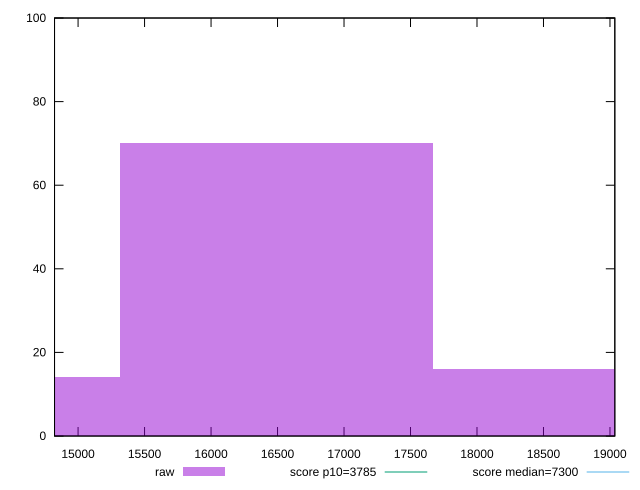

Source code (gnuplot):
reset

$raw <<EOF
16489.72814066378 70
18845.403589330035 16
14134.052691997527 14
EOF

set key outside below
set boxwidth 2355.6754486662544
set xrange [14822.955500000004:19036.495000000003]
set yrange [0:100]
set trange [0:100]
set style fill transparent solid 0.5 noborder

set parametric
set terminal svg size 640, 490 enhanced background rgb 'white'
set output "report_00015_2021-02-09T16-11-33.973Z/interactive/samples/pages/raw/histogram.svg"

plot $raw title "raw" with boxes, \
     3785,t title "score p10=3785", \
     7300,t title "score median=7300"

reset
